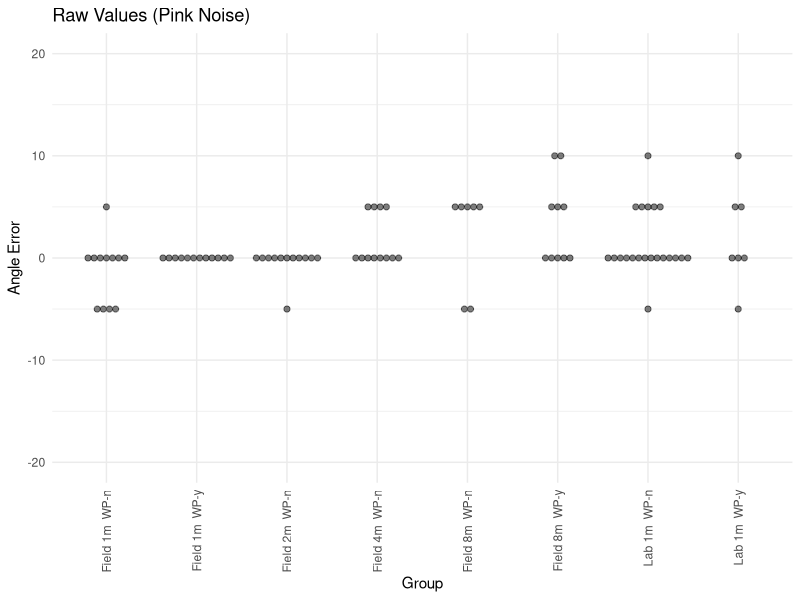
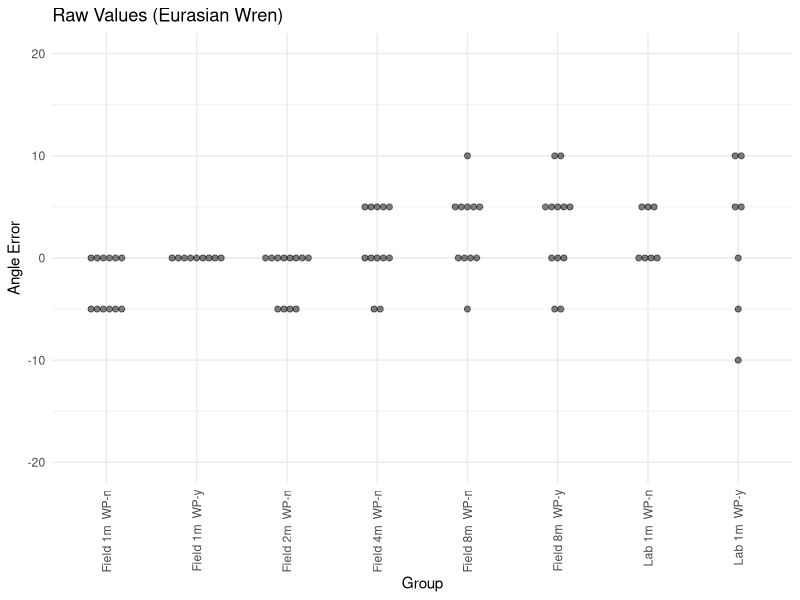
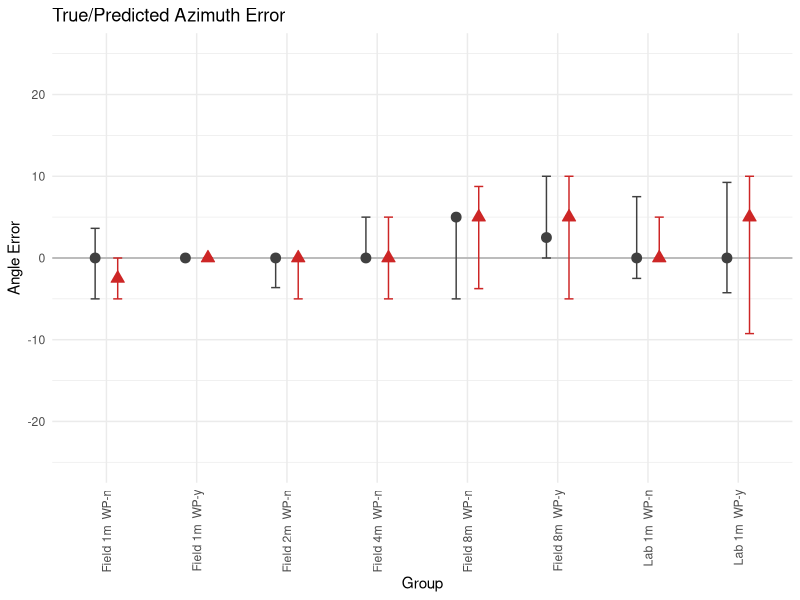
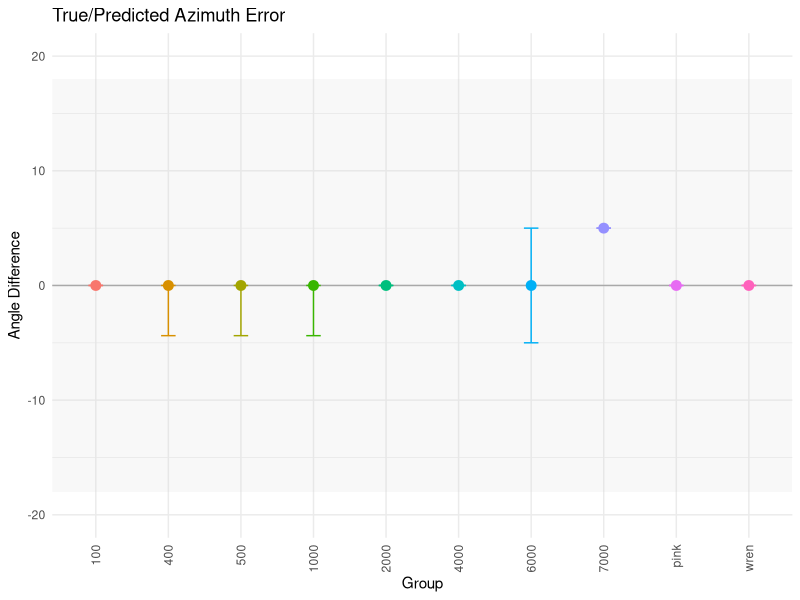
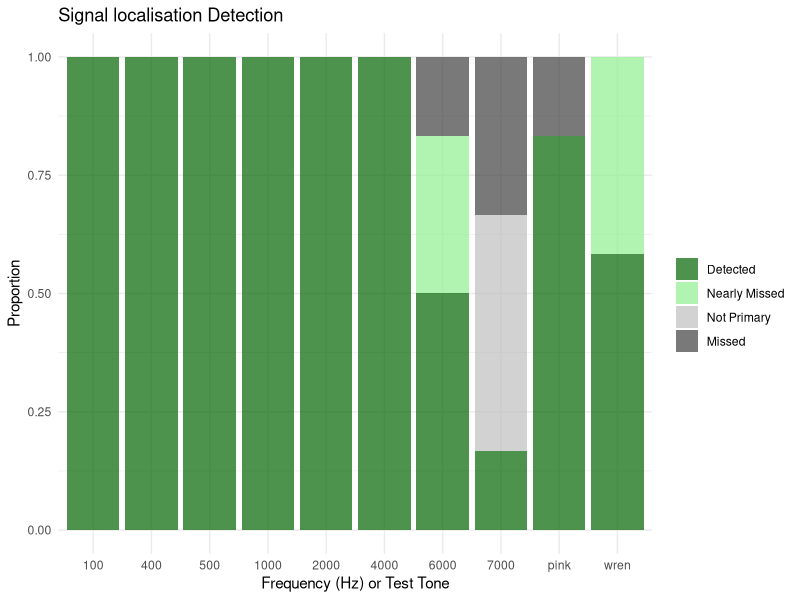

R code for these plots, in order: (Note: this script raises an error after producing the figures.)
########################################################################### .
# Scripts for Analysing the Localisation Accuracy 
#
# Starting from scratch - go to the retired code if you want to generate the old figures
#
# Becky Heath
# rh862@cam.ac.uk
#
# May 2023

##### Load Packages and set working directory #####

library(ggplot2)
library(dplyr)
library(tidyr)

setwd(dirname(rstudioapi::getActiveDocumentContext()$path))

###### Load in Data ########

# Load in true values: 
# Ignore this one for now, will need to experiment with detections, may need to relable
#data <- read.csv("Data/CompleteLabLocalisation/AllTests_LocalisationData_ALLDETECTIONSTESTS.csv")

# Just use this:
dataRaw <- read.csv("Data/CompleteLabLocalisation/AllTestsJustTrueValues.csv")

##### PRECISION CHARTS #####
# get rid of freq-deps for now:
data <- dataRaw[dataRaw$Trial != "freq-dep",]

# Create Coarse Labels
data <- data %>%
  mutate(Trial = case_when(
     Trial == "field" ~ "Field",
#    trial == "IndoorPre" ~ "Lab",
     Trial == "lab-pre" ~ "Lab",
    TRUE ~ Trial  # Keep the original value if no condition matches
  ))

# Collate label
data <- data %>%
  mutate(label = paste0(Trial, " ", distance.m, "m ", " WP-", WP.))

# Calculate median and IQR per group
data$distance.m <- as.factor(data$distance.m)
data$error <- as.numeric(data$error)

# get rid of the situations where a signal was not localised: 
data <- data[!is.na(data$error), ]



## RAW DATA PLOTS: 
dataSub <- data[data$Test.tone == "pink",]

ggplot(data = dataSub, aes(x = label, y = error)) +
  geom_dotplot(binaxis = "y", stackdir = "center", dotsize = 0.2, binwidth = 3, alpha = 0.5)+
  ylim(-20, 20) +
  labs(title = "Raw Values (Pink Noise)",
       x = "Group", y = "Angle Error") +
  theme_minimal()+
  theme(axis.text.x = element_text(angle = 90, hjust = 1, vjust = 0.5))



dataSub <- data[data$Test.tone == "wren",]

ggplot(data = dataSub, aes(x = label, y = error)) +
  geom_dotplot(binaxis = "y", stackdir = "center", dotsize = 0.2, binwidth = 3, alpha = 0.5)+
  ylim(-20, 20) +
  labs(title = "Raw Values (Eurasian Wren)",
       x = "Group", y = "Angle Error") +
  theme_minimal()+
  theme(axis.text.x = element_text(angle = 90, hjust = 1, vjust = 0.5))





# ALL DATA (Just Summary Statists)
ggplot(data = data, aes(x = label, y = error)) +
  #annotate('rect', ymin = -18, ymax = 18, xmin= -Inf, xmax = Inf, fill = "lightgray", alpha = 0.3)+
  geom_hline(yintercept = 0, color = "darkgray") +
  #geom_jitter(aes(shape = Test.tone), position = position_jitterdodge(dodge.width =0.1)  ,fill = "black", color = "gray", size = 2, alpha = 0.5) +
  stat_summary(aes(color = Test.tone, shape = Test.tone, fill = Test.tone), fun = "median", geom = "point", size = 3, position = position_dodge(width = 0.5)) +
  stat_summary(aes(color = Test.tone), fun.data = "median_hilow", geom = "errorbar", width = 0.2, position = position_dodge(width = 0.5)) +
  labs(title = "True/Predicted Azimuth Error",
       x = "Group", y = "Angle Error") +
  scale_color_manual(values = c("grey25", "firebrick3")) +
  scale_shape_manual(values = c(21, 24)) +
  scale_fill_manual(values = c("grey25", "firebrick3")) +
  theme_minimal() +
  ylim(-25, 25) +
  theme(legend.position = "none") +
  theme(axis.text.x = element_text(angle = 90, hjust = 1, vjust = 0.5))



# Now the frequency-dependent trials
data <- dataRaw[dataRaw$Trial == "freq-dep",]
data$Test.tone <- as.factor(data$Test.tone)

setOrder <- c("100", "400", "500", "1000","2000", "4000", "6000", "7000", "pink", "wren")
data$Test.tone <- factor(data$Test.tone, levels = setOrder)


data$error <- as.numeric(data$error)
data$Aliaized.Azimuth <- as.numeric(data$Aliaized.Azimuth)

# get rid of the situations where a signal was not localised (FOR NOW): 
data <- data[!is.na(data$error), ]

ggplot(data = data, aes(x = Test.tone, y = error)) +
  annotate('rect', ymin = -18, ymax = 18, xmin= -Inf, xmax = Inf, fill = "lightgray", alpha = 0.15)+
  geom_hline(yintercept = 0, color = "darkgray") +
  #geom_jitter(aes(shape = Test.tone), position = position_jitterdodge(0.2)  ,fill = "gray", color = "gray", size = 2, alpha = 0.5) +
  stat_summary(aes(color = Test.tone, fill = Test.tone), fun = "median", geom = "point", size = 3) +
  stat_summary(aes(color = Test.tone), fun.data = "median_hilow", geom = "errorbar", width = 0.2) +
  labs(title = "True/Predicted Azimuth Error",
       x = "Group", y = "Angle Difference") +
  theme_minimal() +
  ylim(-20, 20) +
  theme(legend.position = "none") +
  theme(axis.text.x = element_text(angle = 90, hjust = 1, vjust = 0.5))


##### RECALL CHARTS #####

data <- dataRaw

#FreqDeps First: 
data <- dataRaw[dataRaw$Trial == "freq-dep",]

# Define the possible localisation? descriptors
possible_labels <- c("y", "d", "n", "m")

# Calculate the count and proportion of each label within each group
proportions <- data %>%
  group_by(Test.tone, localised.) %>%
  summarise(count = n()) %>%
  ungroup() %>%
  complete(Test.tone, localised. = possible_labels, fill = list(count = 0)) %>%
  group_by(Test.tone) %>%
  mutate(proportion = count / sum(count))

# Fill up missing variables: 
proportions <- proportions %>%
  group_by(Test.tone) %>%
  mutate(Test.tone = ifelse(is.na(Test.tone), max(Test.tone, na.rm = TRUE), Test.tone)) %>%
  ungroup()


setOrder <- c("y", "d", "n", "m")
proportions$localised. <- factor(proportions$localised., levels = setOrder)

# Set the order as before
setOrder <- c("100", "400", "500", "1000","2000", "4000", "6000", "7000", "pink", "wren")
proportions$Test.tone <- factor(proportions$Test.tone, levels = setOrder)


# Plot results! 
ggplot(data = proportions, aes(x=Test.tone, y= proportion, fill = localised.))+
  geom_col(alpha = 0.7, position = position_stack(reverse=TRUE))+
  scale_fill_manual(values = c("darkgreen","lightgreen","grey", "grey25"),
                    name = " ",
                    labels = c("Detected", "Nearly Missed","Not Primary", "Missed"))+
  labs(title = "Signal localisation Detection",
       x = "Frequency (Hz) or Test Tone", y = "Proportion") +
  theme_minimal()


# Now the others 

data <- dataRaw

#FreqDeps First: 
data <- dataRaw[dataRaw$Trial != "freq-dep",]

# Define the possible localisation? descriptors
possible_labels <- c("y", "d", "n", "m")


# Create Coarse Labels
data <- data %>%
  mutate(Trial = case_when(
    Trial == "field" ~ "Field",
    #    trial == "IndoorPre" ~ "Lab",
    Trial == "lab-pre" ~ "Lab",
    TRUE ~ Trial  # Keep the original value if no condition matches
  ))

# Collate label
data <- data %>%
  mutate(label = paste0(Trial, " ", distance.m, "m ", " WP-", WP.))




# Calculate the count and proportion of each label within each group
proportions <- data %>%
  group_by(label, localised.) %>%
  summarise(count = n()) %>%
  ungroup() %>%
  complete(label, localised. = possible_labels, fill = list(count = 0)) %>%
  group_by(label) %>%
  mutate(proportion = count / sum(count))

# Fill up missing variables: 
proportions <- proportions %>%
  group_by(label) %>%
  mutate(label = ifelse(is.na(label), max(label, na.rm = TRUE), label)) %>%
  ungroup()


setOrder <- c("y", "d", "n", "m")
proportions$localised. <- factor(proportions$localised., levels = setOrder)

# Set the order as before
setOrder <- c("100", "400", "500", "1000","2000", "4000", "6000", "7000", "pink", "wren")
proportions$Test.tone <- factor(proportions$Test.tone, levels = setOrder)


# Plot results! 
ggplot(data = proportions, aes(x=label, y= proportion, fill = localised.))+
  geom_col(alpha = 0.7, position = position_stack(reverse=TRUE))+
  scale_fill_manual(values = c("darkgreen","lightgreen","grey", "grey25"),
                    name = " ",
                    labels = c("Detected", "Nearly Missed","Not Primary", "Missed"))+
  labs(title = "Signal localisation Detection",
       x = "Test Label", y = "Proportion") +
  theme_minimal()+
  theme(axis.text.x = element_text(angle = 90, hjust = 1, vjust = 0.5))
